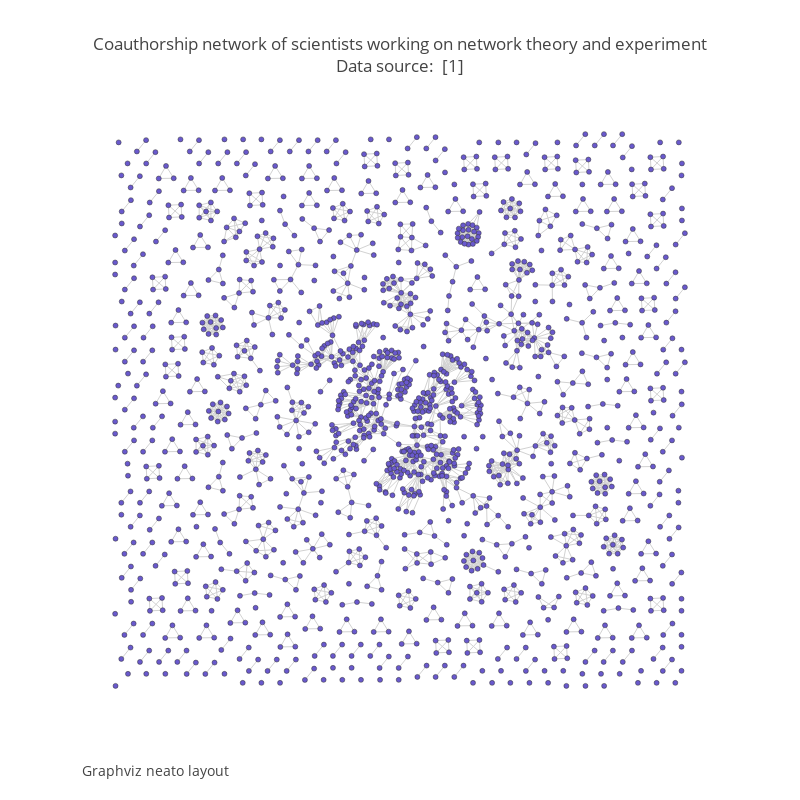

Write notebook code for a chart like this one.
### Code cell
fig2=dict(data=[trace3, trace4], layout=layout)
fig2['layout']['annotations'][0]['text']=annot2
iplot(fig2)

### Figure 1 — Plotly figure (JSON) as saved in the notebook; plotly's stock layout.template omitted (floating-point values rounded to 4 significant figures; data arrays with more than 128 entries replaced by an {"elided": "..."} marker saying what was removed)
{"data": [{"hoverinfo": "none", "line": {"color": "rgb(210,210,210)", "width": 1}, "mode": "lines", "type": "scatter", "x": {"elided": "8226 float values"}, "y": {"elided": "8226 float values"}}, {"hoverinfo": "text", "marker": {"color": "#6959CD", "line": {"color": "rgb(50,50,50)", "width": 0.5}, "size": 5, "symbol": "dot"}, "mode": "markers", "text": {"elided": "1589 str values"}, "type": "scatter", "x": {"elided": "1589 float values"}, "y": {"elided": "1589 float values"}}], "layout": {"annotations": [{"font": {"size": 14}, "showarrow": false, "text": "Graphviz neato layout", "x": 0, "xanchor": "left", "xref": "paper", "y": -0.1, "yanchor": "bottom", "yref": "paper"}], "autosize": false, "font": {"size": 12}, "height": 800, "hovermode": "closest", "showlegend": false, "title": "Coauthorship network of scientists working on network theory and experiment<br>Data source: <a href='https://networkdata.ics.uci.edu/data.php?id=11'> [1]</a>", "width": 800, "xaxis": {"showgrid": false, "showline": false, "showticklabels": false, "title": "", "zeroline": false}, "yaxis": {"showgrid": false, "showline": false, "showticklabels": false, "title": "", "zeroline": false}}}
